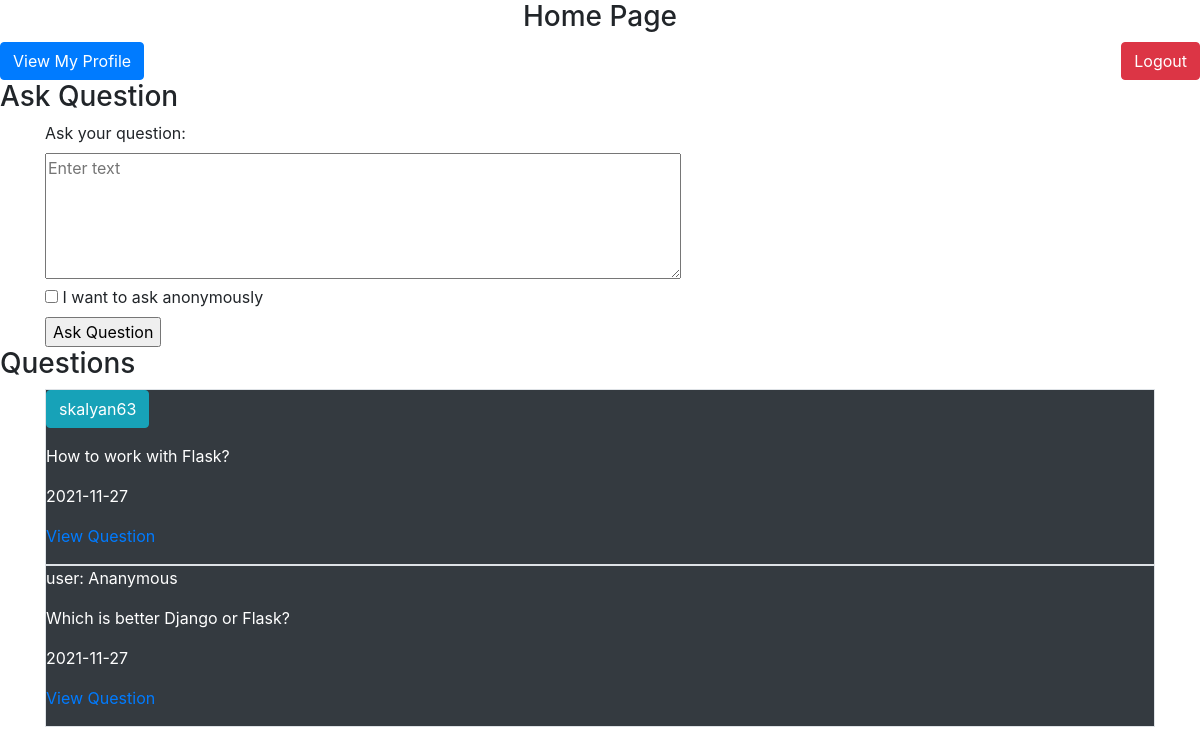
The app's page /Home (signed in) with its own data.
### tables this page shows
CREATE TABLE User(
    user_id     INTEGER PRIMARY KEY autoincrement,
    User_name   varchar(20),
    Password    blob(50),
    Salt        blob(8),
    Email       varchar(40),
    LastLogin   Text);

CREATE TABLE Questions(
    Q_id        INTEGER PRIMARY KEY autoincrement,
    user_id     int not null,
    Q_Text      varchar(500),
    Anonymous   int default 0,
    Date        Text);

### app.py (the view, shortened to what this page needs)
@app.route('/Home',methods=["POST","GET"])
def Home():
    if(not session.get('UserId',None)):
        return render_template('Login.html')
    else:
        return render_template('Home.html',Questions=DisplayQues(),get_Name=GetUserName)

### Sql_Querries.py (called while the page is built)
def GetUserName(U_Id):
    conn=sqlite3.connect('quora.db')
    cur=conn.cursor()
    cur.execute("Select User_name from User where user_id=?",(U_Id,))
    res=cur.fetchone()
    conn.close()
    return res[0]

def DisplayQues():
    conn = sqlite3.connect('quora.db')
    cur = conn.cursor()
    cur.execute("select * from Questions")
    data = cur.fetchall()
    conn.close()
    return(data)

### templates/Home.html (shortened to what this page needs)
{% extends 'Base.html' %}
{% block Body %}
<h3 class="text-center">Home Page</h3>
<a href="{{url_for('Profile',user_Id=session['UserId'])}}" class="btn btn-primary"> View My Profile</a>
<a href="{{url_for('Logout')}}" class="btn btn-danger float-right">Logout</a>
<h3>Ask Question </h3>
<div class="container">
    <form action="/Home" method="POST">
        <label for="text">Ask your question:</label>
        <br>
        <textarea rows="5" cols="60" name="q_text" placeholder="Enter text"></textarea>
        <br/>
        <input type="checkbox" id="anonymous" name="anonymous" value="1">
        <label for="anonymous"> I want to ask anonymously </label><br>
        <input type="submit" value="Ask Question"/>
    </form>
</div>
<h3 class="text-centre">Questions</h3>
<div class="container">
{% for Question in Questions %}
    <div class="border bg-dark text-white">
        {% if Question[3] == 1 %}
            <p>user: Ananymous<p>
        {% else %}
            <p><a href="/profile/{{Question[1]}}" class="btn btn-info">{{get_Name(Question[1])}}</a></p>
        {% endif %}
        <p>{{Question[2]}}</p>
        <p>{{Question[4][:10]}}</p>
        <p><a href="/Question/{{Question[0]}}">View Question</a></p>
    </div>
{% endfor %}
</div>
{% endblock Body%}

### records on screen
Questions: Q_Text "How to work with Flask?", Date "2021-11-27"
User: User_name "skalyan63"
Questions: Anonymous "user: Ananymous", Q_Text "Which is better Django or Flask?", Date "2021-11-27"
